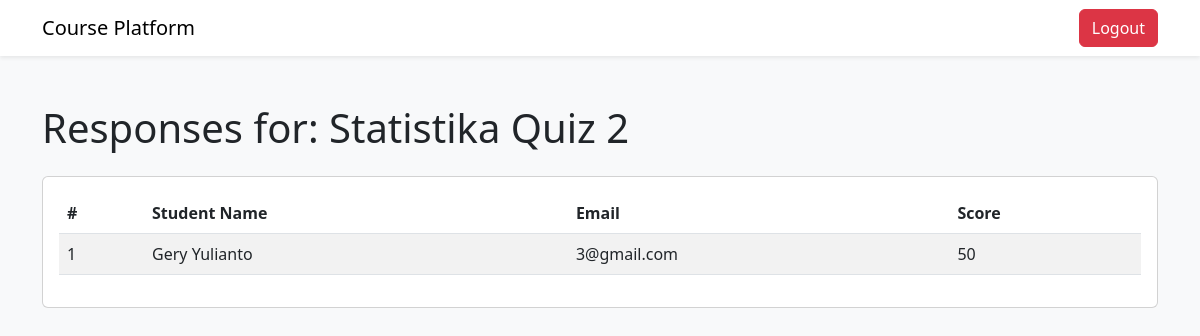
/instructor/view-quiz-responses/8 (signed in), run on an earlier commit of the app's database.
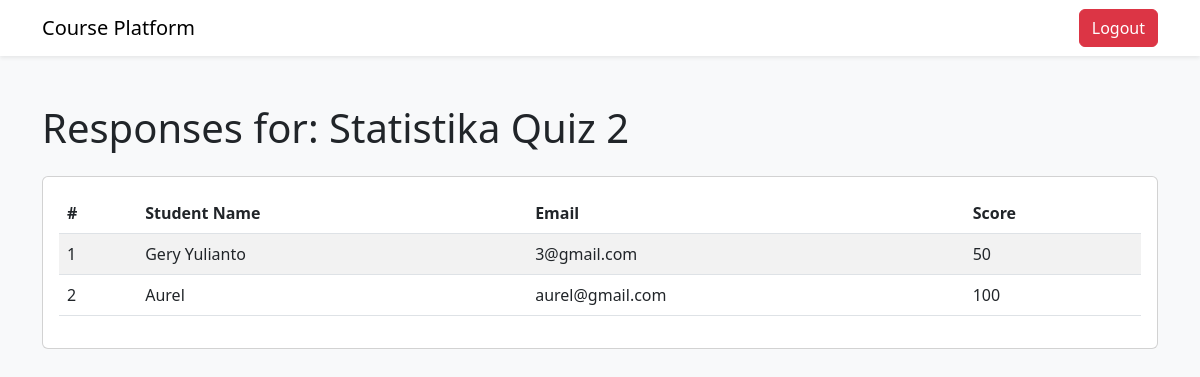
And on a later commit of the database.
### tables this page shows
CREATE TABLE user_has_quiz (
                id_peserta INTEGER,
                id_quiz INTEGER,
                score INTEGER NOT NULL,
                FOREIGN KEY (id_peserta) REFERENCES peserta(id_peserta),
                FOREIGN KEY (id_quiz) REFERENCES quiz(id)
            );

CREATE TABLE peserta (
                id_peserta INTEGER PRIMARY KEY AUTOINCREMENT,
                email TEXT NOT NULL,
                nama_peserta TEXT NOT NULL,
                password TEXT NOT NULL,
                no_telpon TEXT NOT NULL,
                alamat TEXT NOT NULL,
                kota TEXT NOT NULL,
                provinsi TEXT NOT NULL,
                kode_pos INT NOT NULL,
                negara TEXT NOT NULL
            );

### features/quiz.py (the view)
    def view_quiz_responses(self,quiz_id):
        if not session.get('email') or session.get('role') != 'instructor':
            return redirect(url_for('home'))
        quiz = query_db('SELECT * FROM quiz WHERE id = ?', [quiz_id], one=True)
        if not quiz:
            return redirect(url_for('instructor_dashboard'))
        responses = query_db('''
            SELECT u.nama_peserta as student_name, u.email, uhq.score
            FROM user_has_quiz uhq
            JOIN peserta u ON uhq.id_peserta = u.id_peserta
            WHERE uhq.id_quiz = ?
        ''', [quiz_id])
        return render_template(
            'view_quiz_responses.html',
            quiz=quiz,
            responses=responses
        )

### database.py (called while the page is built)
def get_db():
    db = getattr(g, '_database', None)
    if db is None:
        db = g._database = sqlite3.connect(DATABASE)
        db.row_factory = sqlite3.Row
    return db

def query_db(query, args=(), one=False):
    cur = get_db().execute(query, args)
    rv = cur.fetchall()
    cur.close()
    get_db().commit()
    return (rv[0] if rv else None) if one else rv

### templates/view_quiz_responses.html (shortened to what this page needs)
<!DOCTYPE html>
<html lang="en">
<head>
    <link href="https://cdn.jsdelivr.net/npm/bootstrap@5.3.0/dist/css/bootstrap.min.css" rel="stylesheet">
</head>
<body class="bg-light">
    <nav class="navbar navbar-expand-lg navbar-light bg-white shadow-sm">
        <div class="container">
            <a class="navbar-brand" href="/instructor">Course Platform</a>
            <div class="d-flex">
                <a href="/logout" class="btn btn-danger">Logout</a>
            </div>
        </div>
    </nav>
    <div class="container py-5">
        <h1 class="mb-4">Responses for: {{ quiz.title }}</h1>
        <div class="card">
            <div class="card-body">
                {% if responses %}
                <table class="table table-striped">
                    <thead>
                        <tr>
                            <th>#</th>
                            <th>Student Name</th>
                            <th>Email</th>
                            <th>Score</th>
                        </tr>
                    </thead>
                    <tbody>
                        {% for response in responses %}
                        <tr>
                            <td>{{ loop.index }}</td>
                            <td>{{ response.student_name }}</td>
                            <td>{{ response.email }}</td>
                            <td>{{ response.score }}</td>
                        </tr>
                        {% endfor %}
                    </tbody>
                </table>
                {% else %}
                <p class="text-muted">No responses submitted yet for this quiz.</p>
                {% endif %}
            </div>
        </div>
    </div>
</body>
</html>

What changed in the data, as far as the page shows it:
added user_has_quiz: student_name "Aurel", email "aurel@gmail.com", score "100"
